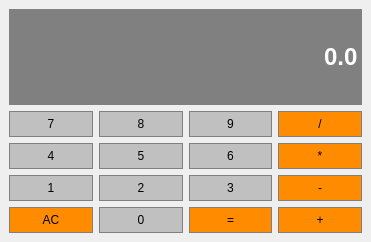
<?xml version="1.0" encoding="UTF-8"?>
<ui version="4.0">
 <class>MainWindow</class>
 <widget class="QMainWindow" name="MainWindow">
  <property name="geometry">
   <rect>
    <x>0</x>
    <y>0</y>
    <width>371</width>
    <height>242</height>
   </rect>
  </property>
  <property name="sizePolicy">
   <sizepolicy hsizetype="Preferred" vsizetype="Preferred">
    <horstretch>0</horstretch>
    <verstretch>0</verstretch>
   </sizepolicy>
  </property>
  <property name="windowTitle">
   <string>MainWindow</string>
  </property>
  <widget class="QWidget" name="centralwidget">
   <layout class="QGridLayout" name="gridLayout">
    <item row="3" column="1">
     <widget class="QPushButton" name="pushButton1">
      <property name="sizePolicy">
       <sizepolicy hsizetype="Preferred" vsizetype="Preferred">
        <horstretch>0</horstretch>
        <verstretch>0</verstretch>
       </sizepolicy>
      </property>
      <property name="styleSheet">
       <string notr="true">QPushButton {
	background-color: #C0C0C0;
	border: 1px solid gray;
	padding: 5px;
}

QPushButton:pressed {
	background-color: #A9A9A9;
	border: 1px solid gray;
	padding: 5px;
}
</string>
      </property>
      <property name="text">
       <string>1</string>
      </property>
     </widget>
    </item>
    <item row="2" column="1">
     <widget class="QPushButton" name="pushButton4">
      <property name="sizePolicy">
       <sizepolicy hsizetype="Preferred" vsizetype="Preferred">
        <horstretch>0</horstretch>
        <verstretch>0</verstretch>
       </sizepolicy>
      </property>
      <property name="styleSheet">
       <string notr="true">QPushButton {
	background-color: #C0C0C0;
	border: 1px solid gray;
	padding: 5px;
}

QPushButton:pressed {
	background-color: #A9A9A9;
	border: 1px solid gray;
	padding: 5px;
}
</string>
      </property>
      <property name="text">
       <string>4</string>
      </property>
     </widget>
    </item>
    <item row="3" column="2">
     <widget class="QPushButton" name="pushButton2">
      <property name="sizePolicy">
       <sizepolicy hsizetype="Preferred" vsizetype="Preferred">
        <horstretch>0</horstretch>
        <verstretch>0</verstretch>
       </sizepolicy>
      </property>
      <property name="styleSheet">
       <string notr="true">QPushButton {
	background-color: #C0C0C0;
	border: 1px solid gray;
	padding: 5px;
}

QPushButton:pressed {
	background-color: #A9A9A9;
	border: 1px solid gray;
	padding: 5px;
}
</string>
      </property>
      <property name="text">
       <string>2</string>
      </property>
     </widget>
    </item>
    <item row="4" column="2">
     <widget class="QPushButton" name="pushButton0">
      <property name="sizePolicy">
       <sizepolicy hsizetype="Preferred" vsizetype="Preferred">
        <horstretch>0</horstretch>
        <verstretch>0</verstretch>
       </sizepolicy>
      </property>
      <property name="styleSheet">
       <string notr="true">QPushButton {
	background-color: #C0C0C0;
	border: 1px solid gray;
	padding: 5px;
}

QPushButton:pressed {
	background-color: #A9A9A9;
	border: 1px solid gray;
	padding: 5px;
}
</string>
      </property>
      <property name="text">
       <string>0</string>
      </property>
     </widget>
    </item>
    <item row="1" column="2">
     <widget class="QPushButton" name="pushButton8">
      <property name="sizePolicy">
       <sizepolicy hsizetype="Preferred" vsizetype="Preferred">
        <horstretch>0</horstretch>
        <verstretch>0</verstretch>
       </sizepolicy>
      </property>
      <property name="styleSheet">
       <string notr="true">QPushButton {
	background-color: #C0C0C0;
	border: 1px solid gray;
	padding: 5px;
}

QPushButton:pressed {
	background-color: #A9A9A9;
	border: 1px solid gray;
	padding: 5px;
}
</string>
      </property>
      <property name="text">
       <string>8</string>
      </property>
     </widget>
    </item>
    <item row="2" column="2">
     <widget class="QPushButton" name="pushButton5">
      <property name="sizePolicy">
       <sizepolicy hsizetype="Preferred" vsizetype="Preferred">
        <horstretch>0</horstretch>
        <verstretch>0</verstretch>
       </sizepolicy>
      </property>
      <property name="styleSheet">
       <string notr="true">QPushButton {
	background-color: #C0C0C0;
	border: 1px solid gray;
	padding: 5px;
}

QPushButton:pressed {
	background-color: #A9A9A9;
	border: 1px solid gray;
	padding: 5px;
}
</string>
      </property>
      <property name="text">
       <string>5</string>
      </property>
     </widget>
    </item>
    <item row="1" column="1">
     <widget class="QPushButton" name="pushButton7">
      <property name="sizePolicy">
       <sizepolicy hsizetype="Preferred" vsizetype="Preferred">
        <horstretch>0</horstretch>
        <verstretch>0</verstretch>
       </sizepolicy>
      </property>
      <property name="styleSheet">
       <string notr="true">QPushButton {
	background-color: #C0C0C0;
	border: 1px solid gray;
	padding: 5px;
}

QPushButton:pressed {
	background-color: #A9A9A9;
	border: 1px solid gray;
	padding: 5px;
}
</string>
      </property>
      <property name="text">
       <string>7</string>
      </property>
     </widget>
    </item>
    <item row="4" column="1">
     <widget class="QPushButton" name="Clear">
      <property name="sizePolicy">
       <sizepolicy hsizetype="Preferred" vsizetype="Preferred">
        <horstretch>0</horstretch>
        <verstretch>0</verstretch>
       </sizepolicy>
      </property>
      <property name="styleSheet">
       <string notr="true">QPushButton {
	background-color: #FF8C00;
	border: 1px solid gray;
	padding: 5px;
}

QPushButton:pressed {
	background-color: #DD6F00;
	border: 1px solid gray;
	padding: 5px;
}
</string>
      </property>
      <property name="text">
       <string>AC</string>
      </property>
     </widget>
    </item>
    <item row="1" column="3">
     <widget class="QPushButton" name="pushButton9">
      <property name="sizePolicy">
       <sizepolicy hsizetype="Preferred" vsizetype="Preferred">
        <horstretch>0</horstretch>
        <verstretch>0</verstretch>
       </sizepolicy>
      </property>
      <property name="styleSheet">
       <string notr="true">QPushButton {
	background-color: #C0C0C0;
	border: 1px solid gray;
	padding: 5px;
}

QPushButton:pressed {
	background-color: #A9A9A9;
	border: 1px solid gray;
	padding: 5px;
}
</string>
      </property>
      <property name="text">
       <string>9</string>
      </property>
     </widget>
    </item>
    <item row="2" column="3">
     <widget class="QPushButton" name="pushButton6">
      <property name="sizePolicy">
       <sizepolicy hsizetype="Preferred" vsizetype="Preferred">
        <horstretch>0</horstretch>
        <verstretch>0</verstretch>
       </sizepolicy>
      </property>
      <property name="styleSheet">
       <string notr="true">QPushButton {
	background-color: #C0C0C0;
	border: 1px solid gray;
	padding: 5px;
}

QPushButton:pressed {
	background-color: #A9A9A9;
	border: 1px solid gray;
	padding: 5px;
}
</string>
      </property>
      <property name="text">
       <string>6</string>
      </property>
     </widget>
    </item>
    <item row="3" column="3">
     <widget class="QPushButton" name="pushButton3">
      <property name="sizePolicy">
       <sizepolicy hsizetype="Preferred" vsizetype="Preferred">
        <horstretch>0</horstretch>
        <verstretch>0</verstretch>
       </sizepolicy>
      </property>
      <property name="styleSheet">
       <string notr="true">QPushButton {
	background-color: #C0C0C0;
	border: 1px solid gray;
	padding: 5px;
}

QPushButton:pressed {
	background-color: #A9A9A9;
	border: 1px solid gray;
	padding: 5px;
}
</string>
      </property>
      <property name="text">
       <string>3</string>
      </property>
     </widget>
    </item>
    <item row="4" column="3">
     <widget class="QPushButton" name="Equals">
      <property name="sizePolicy">
       <sizepolicy hsizetype="Preferred" vsizetype="Preferred">
        <horstretch>0</horstretch>
        <verstretch>0</verstretch>
       </sizepolicy>
      </property>
      <property name="styleSheet">
       <string notr="true">QPushButton {
	background-color: #FF8C00;
	border: 1px solid gray;
	padding: 5px;
}

QPushButton:pressed {
	background-color: #DD6F00;
	border: 1px solid gray;
	padding: 5px;
}
</string>
      </property>
      <property name="text">
       <string>=</string>
      </property>
     </widget>
    </item>
    <item row="1" column="4">
     <widget class="QPushButton" name="Divide">
      <property name="sizePolicy">
       <sizepolicy hsizetype="Preferred" vsizetype="Preferred">
        <horstretch>0</horstretch>
        <verstretch>0</verstretch>
       </sizepolicy>
      </property>
      <property name="styleSheet">
       <string notr="true">QPushButton {
	background-color: #FF8C00;
	border: 1px solid gray;
	padding: 5px;
}

QPushButton:pressed {
	background-color: #DD6F00;
	border: 1px solid gray;
	padding: 5px;
}
</string>
      </property>
      <property name="text">
       <string>/</string>
      </property>
     </widget>
    </item>
    <item row="2" column="4">
     <widget class="QPushButton" name="Multiply">
      <property name="sizePolicy">
       <sizepolicy hsizetype="Preferred" vsizetype="Preferred">
        <horstretch>0</horstretch>
        <verstretch>0</verstretch>
       </sizepolicy>
      </property>
      <property name="styleSheet">
       <string notr="true">QPushButton {
	background-color: #FF8C00;
	border: 1px solid gray;
	padding: 5px;
}

QPushButton:pressed {
	background-color: #DD6F00;
	border: 1px solid gray;
	padding: 5px;
}
</string>
      </property>
      <property name="text">
       <string>*</string>
      </property>
     </widget>
    </item>
    <item row="3" column="4">
     <widget class="QPushButton" name="Substract">
      <property name="sizePolicy">
       <sizepolicy hsizetype="Preferred" vsizetype="Preferred">
        <horstretch>0</horstretch>
        <verstretch>0</verstretch>
       </sizepolicy>
      </property>
      <property name="styleSheet">
       <string notr="true">QPushButton {
	background-color: #FF8C00;
	border: 1px solid gray;
	padding: 5px;
}

QPushButton:pressed {
	background-color: #DD6F00;
	border: 1px solid gray;
	padding: 5px;
}
</string>
      </property>
      <property name="text">
       <string>-</string>
      </property>
     </widget>
    </item>
    <item row="4" column="4">
     <widget class="QPushButton" name="Add">
      <property name="sizePolicy">
       <sizepolicy hsizetype="Preferred" vsizetype="Preferred">
        <horstretch>0</horstretch>
        <verstretch>0</verstretch>
       </sizepolicy>
      </property>
      <property name="styleSheet">
       <string notr="true">QPushButton {
	background-color: #FF8C00;
	border: 1px solid gray;
	padding: 5px;
}

QPushButton:pressed {
	background-color: #DD6F00;
	border: 1px solid gray;
	padding: 5px;
}
</string>
      </property>
      <property name="text">
       <string>+</string>
      </property>
     </widget>
    </item>
    <item row="0" column="1" colspan="4">
     <widget class="QLineEdit" name="Display">
      <property name="sizePolicy">
       <sizepolicy hsizetype="Preferred" vsizetype="Expanding">
        <horstretch>0</horstretch>
        <verstretch>0</verstretch>
       </sizepolicy>
      </property>
      <property name="font">
       <font>
        <family>Arial</family>
        <pointsize>18</pointsize>
        <bold>true</bold>
       </font>
      </property>
      <property name="layoutDirection">
       <enum>Qt::LeftToRight</enum>
      </property>
      <property name="styleSheet">
       <string notr="true">QLineEdit {
	background-color: gray;
	border: 1px solid gray;
	color: #ffffff
}
</string>
      </property>
      <property name="text">
       <string>0.0</string>
      </property>
      <property name="alignment">
       <set>Qt::AlignRight|Qt::AlignTrailing|Qt::AlignVCenter</set>
      </property>
     </widget>
    </item>
   </layout>
  </widget>
 </widget>
 <resources/>
 <connections/>
</ui>
